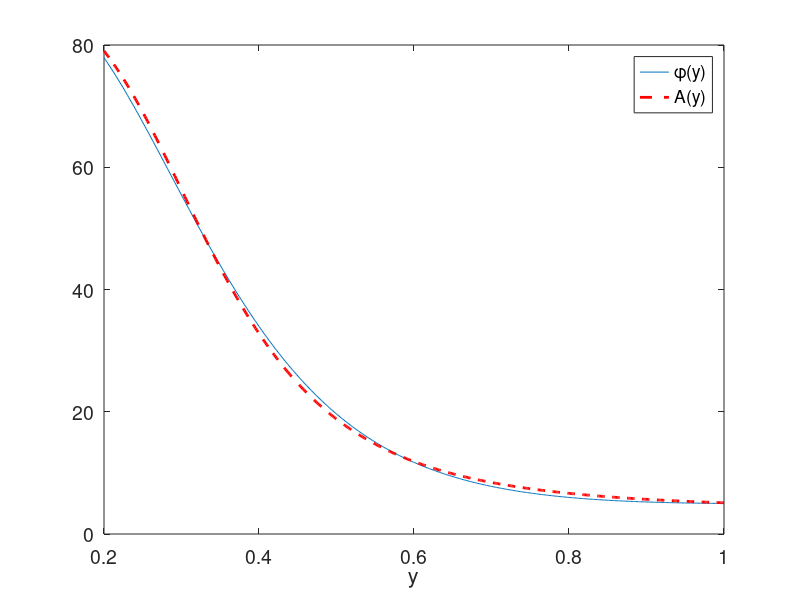

Write the MATLAB code that produced this figure. (Note: this script raises an error after producing the figure.)
%%
function main
clear all
close all
clc

par.Vstar=35.7;
par.s1=1.59/par.Vstar;  par.s2=1130;  par.vK=-13/par.Vstar;
par.tauy=0.07; par.k1=35.4; par.gam=303; par.delta=5; par.kappa=0.1;
par.eta=52.5; par.tau1=0.012; par.taum=0.02; par.tauz=0.04;

plotphi(par)
plot_impulse_sequence(par)
plot_single_impulse_responses(par)

end


%%%%%%%%%%%%%%%%%%%%%%%%%%%%%%%%%%%%%%%%%%%%%%%%%%%%%%%%%%%%%%

%% plot the function phi -------------------------------------------------
function plotphi(par)

y = linspace(0.2,1,500);
phi = getphi(y,par);
A = 4 + 84./(1 + (y/0.34).^4);
figure(1)
plot(y,phi,y,A,'r--','LineWidth',2)
legend('\phi(y)', 'A(y)')
set(gca,'FontSize',14)
xlabel('y')

end

%% Plot a sequence of impulse responses -------------------------------------------------
function plot_impulse_sequence(par)
par.I0=0.01;

% First find the steady state
tspan = linspace(0,2,200);
IC = [0 1 1 1 0];
[t1,U1] = ode15s(@(t,y)rhs(t,y,par,0), tspan, IC);
IC = U1(end,:);
[t2,U2] = ode15s(@(t,y)rhs(t,y,par,0.0001), tspan, IC);
IC = U2(end,:);
[t3,U3] = ode15s(@(t,y)rhs(t,y,par,0.001), tspan, IC);
IC = U3(end,:);
[t4,U4] = ode15s(@(t,y)rhs(t,y,par,0.01), tspan, IC);
IC = U4(end,:);
[t5,U5] = ode15s(@(t,y)rhs(t,y,par,0.1), tspan, IC);

t = [t1; t2+2; t3+4; t4+6; t5+8];
U = [U1;U2;U3;U4;U5];
figure(2)
plot(t,U(:,5))

end

%% Plot some single impulse responses -------------------------------------------------
function plot_single_impulse_responses(par)

par.I0=0.0005;
% First find the steady state
tspan = linspace(0,2,500);
IC = [0 1 1 1 0];
[t1,U1] = ode15s(@(t,y)rhs(t,y,par,0), tspan, IC);
% Then add the impulse response
IC = U1(end,:);
[t2,U2] = ode15s(@(t,y)rhs(t,y,par,par.I0), tspan, IC);

figure(3)
plot(t2,U2(:,5)-IC(5),'LineWidth',2)
%plot(t2,(U2(:,5)-IC(5))/max(abs(U2(:,5)-IC(5))),'LineWidth',2)
hold on


par.I0=0.005;
% First find the steady state
tspan = linspace(0,2,500);
IC = [0 1 1 1 0];
[t1,U1] = ode15s(@(t,y)rhs(t,y,par,0), tspan, IC);
% Then add the impulse response
IC = U1(end,:);
[t2,U2] = ode15s(@(t,y)rhs(t,y,par,par.I0), tspan, IC);
plot(t2,U2(:,5)-IC(5),'LineWidth',2)
%plot(t2,(U2(:,5)-IC(5))/max(abs(U2(:,5)-IC(5))),'LineWidth',2)

par.I0=0.05;
% First find the steady state
tspan = linspace(0,2,500);
IC = [0 1 1 1 0];
[t1,U1] = ode15s(@(t,y)rhs(t,y,par,0), tspan, IC);
% Then add the impulse response
IC = U1(end,:);
[t2,U2] = ode15s(@(t,y)rhs(t,y,par,par.I0), tspan, IC);
plot(t2,U2(:,5)-IC(5),'LineWidth',2)
%plot(t2,(U2(:,5)-IC(5))/max(abs(U2(:,5)-IC(5))),'LineWidth',2)

par.I0=0.5;
% First find the steady state
tspan = linspace(0,2,500);
IC = [0 1 1 1 0];
[t1,U1] = ode15s(@(t,y)rhs(t,y,par,0), tspan, IC);
% Then add the impulse response
IC = U1(end,:);
[t2,U2] = ode15s(@(t,y)rhs(t,y,par,par.I0), tspan, IC);
plot(t2,U2(:,5)-IC(5),'LineWidth',2)
%plot(t2,(U2(:,5)-IC(5))/max(abs(U2(:,5)-IC(5))),'LineWidth',2)

xlim([0 0.5])
xlabel('seconds')
ylabel('v')
set(gca,'FontSize',14)
legend('I_0=0.0005','I_0=0.005','I_0=0.05','I_0=0.5','Location','SouthEast')
box off

end


%% The ODEs -------------------------------------------------
function dUdt=rhs(t,U,par,stim)

p = U(1); x=U(2); y=U(3); z=U(4); v=U(5);

kernel = (par.eta/par.tau1/6).*((t/par.tau1).^3).*exp(-t/par.tau1);
s = par.eta*par.I0 + stim*kernel;

phi = getphi(y,par);

dUdt(1) = s*(1-p)-par.k1*p;
dUdt(2) = phi-(par.gam-par.delta)*x*p-par.delta*x;
dUdt(3) = ((x^3)*exp(-v)-y)/par.tauy;
dUdt(4) = (((1-par.kappa)/(1+par.kappa))*(x^3)*exp(-v)...
   +(2*par.kappa/(1+par.kappa))*y-z)/par.tauz;
dUdt(5) = ( (x^3)*exp(-v) - ((1+par.kappa)/3)*z +(par.kappa/2)*y + ...
   ((4+par.kappa)/(6*par.vK))*(v-par.vK) )/par.taum;

dUdt = dUdt';

end

%%  get phi -------------------------------------------------
function phi = getphi(y,par)
v = par.vK*(1-y);
x = (y.*exp(v)).^0.33333;
I = (exp(-v/par.s1)-1)/par.s2;
p = par.eta*I./(par.k1+par.eta*I);

% Comment out the one you don't want
phi = x.*(par.delta + (par.gam-par.delta)*p);
%phi = 4 + 84./(1 + (y/0.34).^4);   % Using A(y) instead, just for fun
end

%%%%%%%%%%%%%%%%%%%%%%%%%%%%%%%%%%%%%%%%%%%%%%%%%%%%%%%%%%%%%%%%
